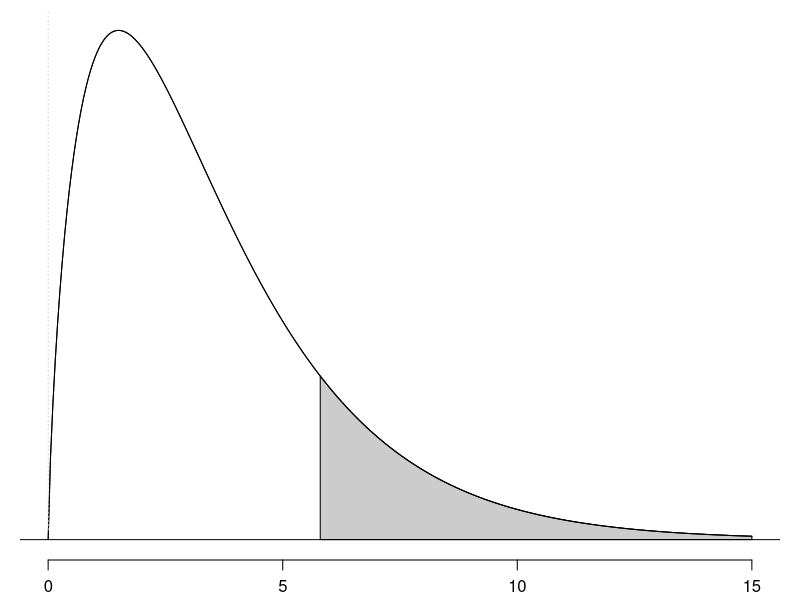

This figure's R source:
pdf('chiSquareTail.pdf', 3.5, 2.1)
#===> plot <===#
par(las=1, mar=c(2,1,0.5,1), mgp=c(3,0.8,0), mfrow=c(1,1))
X <- seq(0,15,0.05)
Y <- dchisq(X, 3.5)

plot(X, Y, type='l', axes=FALSE)
axis(1) #, at=c(-5,0,5), cex.axis=0.7, tick=FALSE)
these <- which(X >= 5.8)
polygon(c(X[these[1]], X[these],X[rev(these)[1]]), c(0,Y[these],0), col='#CCCCCC')
lines(X, Y)
abline(h=0)
lines(c(0,0), dnorm(0)*c(0.01,0.99), col='#CCCCCC', lty=3)

dev.off()